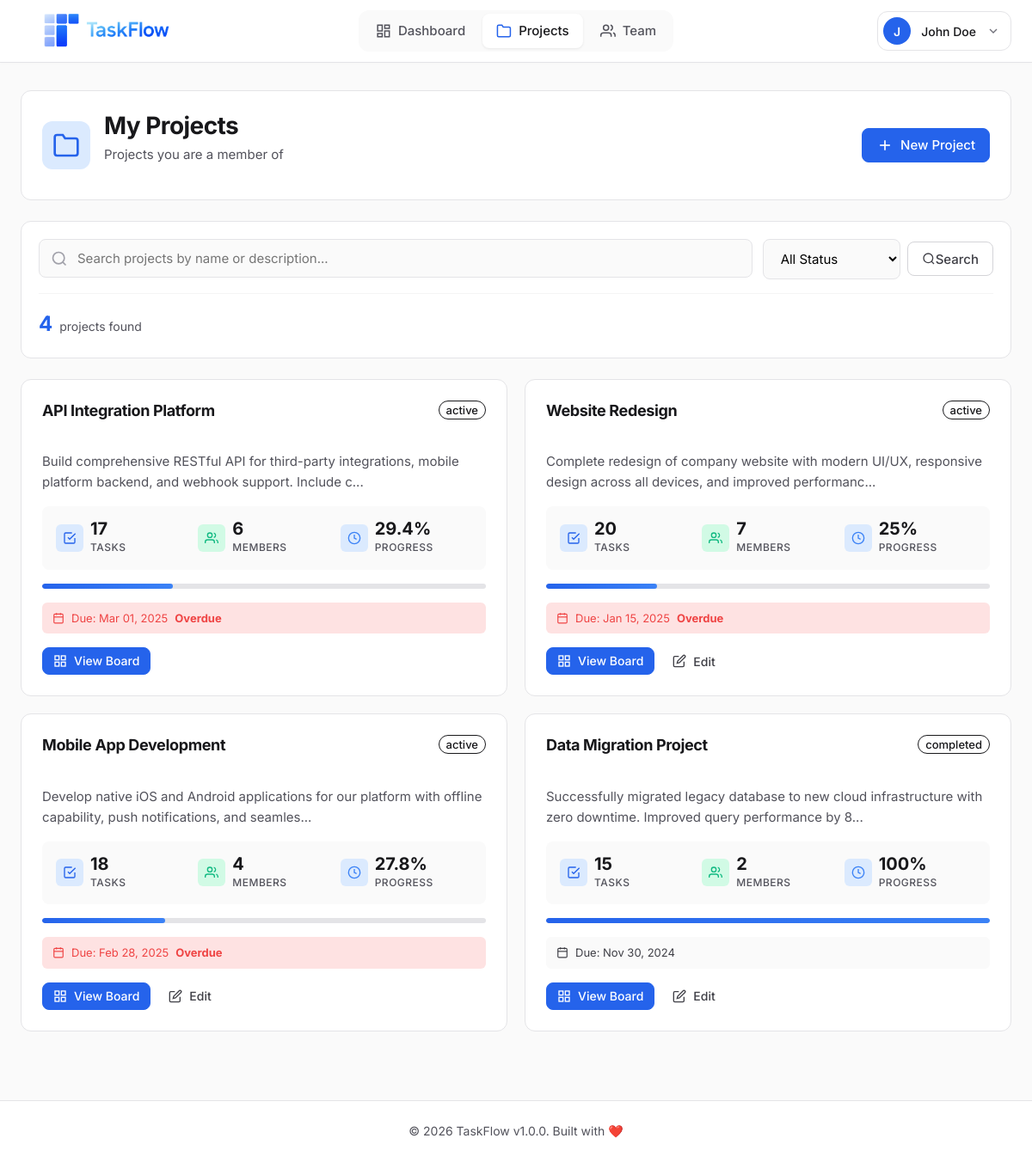
Page /dashboard/projects.php (signed in) on the earlier database version.
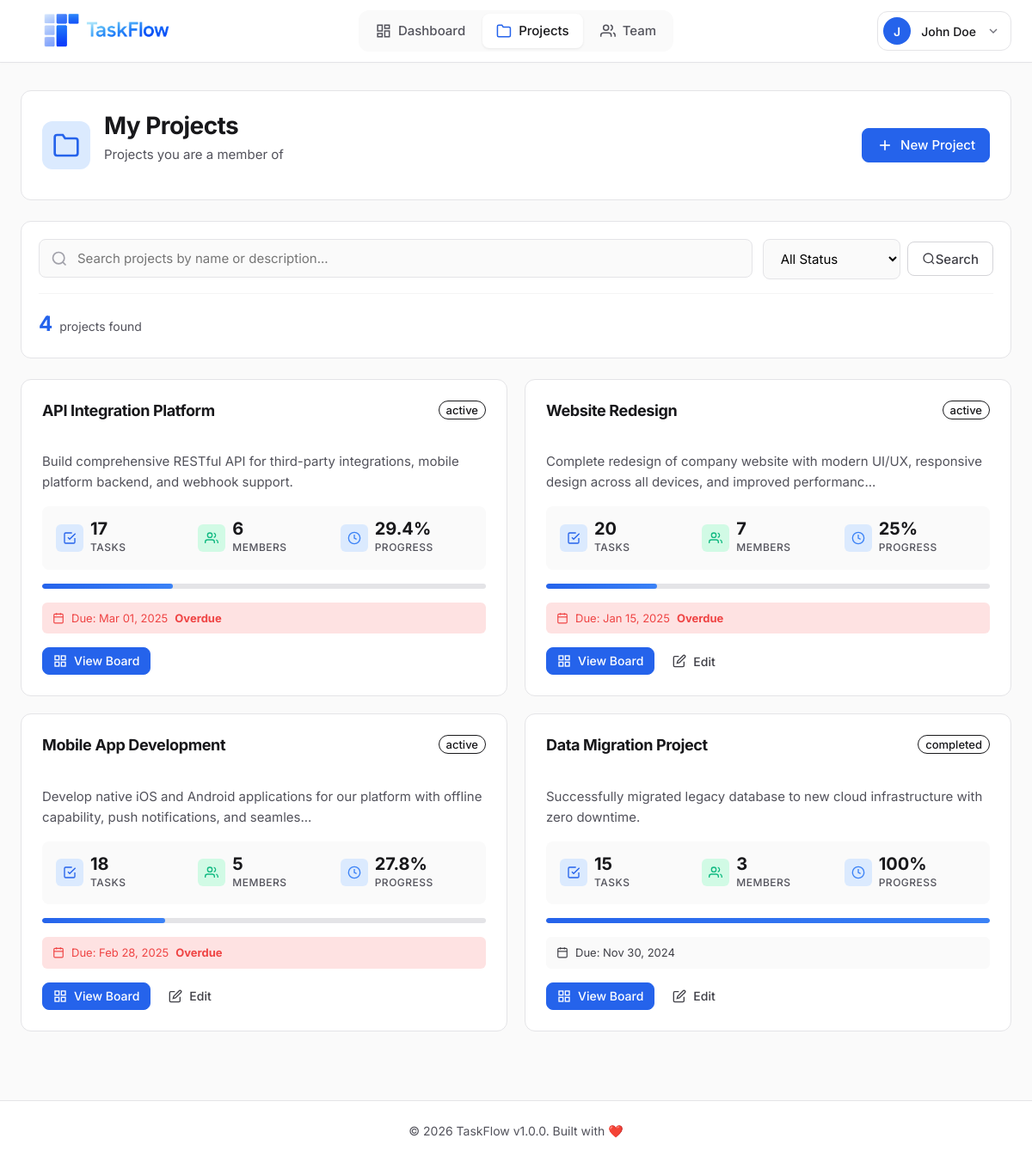
Same page on the later database version.
### tables this page shows
CREATE TABLE projects (
    id INT PRIMARY KEY AUTO_INCREMENT,
    name VARCHAR(150) NOT NULL,
    description TEXT,
    owner_id INT NOT NULL,
    status ENUM('active', 'completed', 'archived') DEFAULT 'active',
    start_date DATE,
    end_date DATE,
    created_at TIMESTAMP DEFAULT CURRENT_TIMESTAMP,
    updated_at TIMESTAMP DEFAULT CURRENT_TIMESTAMP ON UPDATE CURRENT_TIMESTAMP,
    FOREIGN KEY (owner_id) REFERENCES users(id) ON DELETE CASCADE,
    INDEX idx_owner (owner_id),
    INDEX idx_status (status)
);

### includes/auth.php (called while the page is built, shortened)
<?php
function isLoggedIn() {
    return isset($_SESSION['user_id']) && isset($_SESSION['logged_in']) && $_SESSION['logged_in'] === true;
}
function isAdmin() {
    return isLoggedIn() && isset($_SESSION['user_role']) && $_SESSION['user_role'] === USER_ROLE_ADMIN;
}

### dashboard/projects.php (the view, shortened to what the changed rows need)
<?php
require_once '../config/config.php';
require_once '../includes/auth.php';
require_once '../includes/functions.php';
$currentUser = getCurrentUser($pdo);
$userId = $currentUser['id'];
$isAdmin = isAdmin();
$search = $_GET['search'] ?? '';
try {
    $sql = "
        SELECT p.*,
               COUNT(DISTINCT t.id) as task_count,
               COUNT(DISTINCT CASE WHEN t.status = 'completed' THEN t.id END) as completed_count,
               COUNT(DISTINCT pm.user_id) as member_count,
               MAX(u.full_name) as owner_name,
               (SELECT role FROM project_members WHERE project_id = p.id AND user_id = ?) as user_role
        FROM projects p
        LEFT JOIN users u ON p.owner_id = u.id
        LEFT JOIN tasks t ON p.id = t.project_id
        LEFT JOIN project_members pm ON p.id = pm.project_id
    ";
    if (!$isAdmin) {
        $sql .= " WHERE p.id IN (SELECT project_id FROM project_members WHERE user_id = ?)";
    }
    $sql .= " GROUP BY p.id ORDER BY p.created_at DESC";
    $stmt = $pdo->prepare($sql);
    $params = [];
    if (!$isAdmin) {
        $params[] = $userId;
        $params[] = $userId;
    } else {
        $params[] = $userId;
    }
    $stmt->execute($params);
    $projects = $stmt->fetchAll();
} catch (PDOException $e) {
    error_log("Projects page error: " . $e->getMessage());
    $projects = [];
}
include '../includes/header.php';
?>
<link rel="stylesheet" href="<?= asset('css/projects.css') ?>">
<div class="projects-page-header">
    <div class="projects-header-content">
        <div>
            <h1 class="projects-page-title">
                <?= $isAdmin ? 'All Projects (Admin View)' : 'My Projects' ?>
            </h1>
        </div>
    </div>
</div>
<?php if (empty($projects)): ?>
    <div class="card text-center p-4">
        <h3>No Projects Found</h3>
        <p class="text-muted mb-3">
            <?= !empty($search) ? 'No projects match your search.' : 'Create your first project to get started!' ?>
        </p>
        <button onclick="openCreateProjectModal()" class="btn btn-primary">
            Create Your First Project
        </button>
    </div>
<?php else: ?>
    <div class="projects-grid-enhanced">
        <?php foreach ($projects as $project): ?>
            <?php
                $progress = calculateProgress($project['completed_count'], $project['task_count']);
            ?>
            <div class="project-card-enhanced">
                <div class="project-card-enhanced-header">
                    <div class="project-title-row">
                        <h3 class="project-title-enhanced">
                            <a href="project.php?id=<?= $project['id'] ?>">
                                <?= sanitize($project['name']) ?>
                            </a>
                        </h3>
                        <?= getStatusBadge($project['status']) ?>
                    </div>
                </div>
                <p class="project-description-enhanced">
                    <?= truncate(sanitize($project['description'] ?? 'No description provided'), 120) ?>
                </p>
                <div class="project-stats-enhanced">
                    <div class="stat-item-enhanced">
                        <div class="stat-icon-mini stat-icon-primary">
                            <svg width="16" height="16" viewBox="0 0 24 24" fill="none" stroke="currentColor" stroke-width="2">
                                <path d="M9 11l3 3L22 4"/>
                                <path d="M21 12v7a2 2 0 0 1-2 2H5a2 2 0 0 1-2-2V5a2 2 0 0 1 2-2h11"/>
                            </svg>
                        </div>
                        <div class="stat-content-mini">
                            <div class="stat-value-mini"><?= $project['task_count'] ?></div>
                            <div class="stat-label-mini">Tasks</div>
                        </div>
                    </div>
                    <div class="stat-item-enhanced">
                        <div class="stat-icon-mini stat-icon-success">
                            <svg width="16" height="16" viewBox="0 0 24 24" fill="none" stroke="currentColor" stroke-width="2">
                                <path d="M17 21v-2a4 4 0 0 0-4-4H5a4 4 0 0 0-4 4v2"/>
                                <circle cx="9" cy="7" r="4"/>
                                <path d="M23 21v-2a4 4 0 0 0-3-3.87"/>
                                <path d="M16 3.13a4 4 0 0 1 0 7.75"/>
                            </svg>
                        </div>
                        <div class="stat-content-mini">
                            <div class="stat-value-mini"><?= $project['member_count'] ?></div>
                            <div class="stat-label-mini">Members</div>
                        </div>
                    </div>
                    <div class="stat-item-enhanced">
                        <div class="stat-icon-mini stat-icon-info">
                            <svg width="16" height="16" viewBox="0 0 24 24" fill="none" stroke="currentColor" stroke-width="2">
                                <circle cx="12" cy="12" r="10"/>
                                <polyline points="12 6 12 12 16 14"/>
                            </svg>
                        </div>
                        <div class="stat-content-mini">
                            <div class="stat-value-mini"><?= $progress ?>%</div>
                            <div class="stat-label-mini">Progress</div>
                        </div>
                    </div>
                </div>
                <div class="progress-bar-enhanced">
                    <div class="progress-fill-enhanced" style="width: <?= $progress ?>%"></div>
                </div>
                <?php if (!empty($project['end_date'])): ?>
                    <div class="project-due-date <?= isOverdue($project['end_date']) && $project['status'] === 'active' ? 'overdue' : '' ?>">
                        <svg width="14" height="14" viewBox="0 0 24 24" fill="none" stroke="currentColor" stroke-width="2">
                            <rect x="3" y="4" width="18" height="18" rx="2" ry="2"/>
                            <line x1="16" y1="2" x2="16" y2="6"/>
                            <line x1="8" y1="2" x2="8" y2="6"/>
                            <line x1="3" y1="10" x2="21" y2="10"/>
                        </svg>
                        <span>Due: <?= formatDate($project['end_date']) ?></span>
                        <?php if (isOverdue($project['end_date']) && $project['status'] === 'active'): ?>
                            <span class="overdue-label">Overdue</span>
                        <?php endif; ?>
                    </div>
                <?php endif; ?>
                <div class="project-actions-enhanced">
                    <a href="project.php?id=<?= $project['id'] ?>" class="btn btn-primary btn-sm btn-with-icon">
                        <svg width="16" height="16" viewBox="0 0 24 24" fill="none" stroke="currentColor" stroke-width="2">
                            <rect x="3" y="3" width="7" height="7"/>
                            <rect x="14" y="3" width="7" height="7"/>
                            <rect x="14" y="14" width="7" height="7"/>
                            <rect x="3" y="14" width="7" height="7"/>
                        </svg>
                        View Board
                    </a>
                    <?php if ($isAdmin || $project['user_role'] === 'owner'): ?>
                        <button onclick="editProject(<?= $project['id'] ?>)" class="btn btn-ghost btn-sm btn-with-icon">
                            <svg width="16" height="16" viewBox="0 0 24 24" fill="none" stroke="currentColor" stroke-width="2">
                                <path d="M11 4H4a2 2 0 0 0-2 2v14a2 2 0 0 0 2 2h14a2 2 0 0 0 2-2v-7"/>
                                <path d="M18.5 2.5a2.121 2.121 0 0 1 3 3L12 15l-4 1 1-4 9.5-9.5z"/>
                            </svg>
                            Edit
                        </button>
                    <?php endif; ?>
                </div>
            </div>
        <?php endforeach; ?>
    </div>
<?php endif; ?>
<?php include '../includes/footer.php'; ?>

### includes/functions.php (shortened to what the changed rows need)
<?php
function asset($path) {
    return APP_URL . '/assets/' . ltrim($path, '/');
}
function sanitize($data) {
    return htmlspecialchars($data, ENT_QUOTES, 'UTF-8');
}
function formatDate($date, $format = DISPLAY_DATE_FORMAT) {
    return date($format, strtotime($date));
}
function isOverdue($date) {
    return strtotime($date) < strtotime('today');
}
function getStatusBadge($status) {
    $badges = [
        'todo' => '<span class="badge badge-todo">To Do</span>',
        'in_progress' => '<span class="badge badge-progress">In Progress</span>',
        'completed' => '<span class="badge badge-completed">Completed</span>',
        'active' => '<span class="badge badge-active">Active</span>',
        'archived' => '<span class="badge badge-archived">Archived</span>'
    ];
    return $badges[$status] ?? '<span class="badge">' . sanitize($status) . '</span>';
}
function calculateProgress($completed, $total) {
    return round(($completed / $total) * 100, 1);
}
function truncate($text, $length = 100, $suffix = '...') {
    if (strlen($text) <= $length) {
        return $text;
    }
    return substr($text, 0, $length - strlen($suffix)) . $suffix;
}

Differences in the rows shown:
changed projects "API Integration Platform": description "Build comprehensive RESTful API for third-party integrations, mobile platform backend, and webhook support. Include c..." → "Build comprehensive RESTful API for third-party integrations, mobile platform backend, and webhook support."
changed projects "Mobile App Development": member_count "4" → "5"
changed projects "Data Migration Project": description "Successfully migrated legacy database to new cloud infrastructure with zero downtime. Improved query performance by 8..." → "Successfully migrated legacy database to new cloud infrastructure with zero downtime."; member_count "2" → "3"
